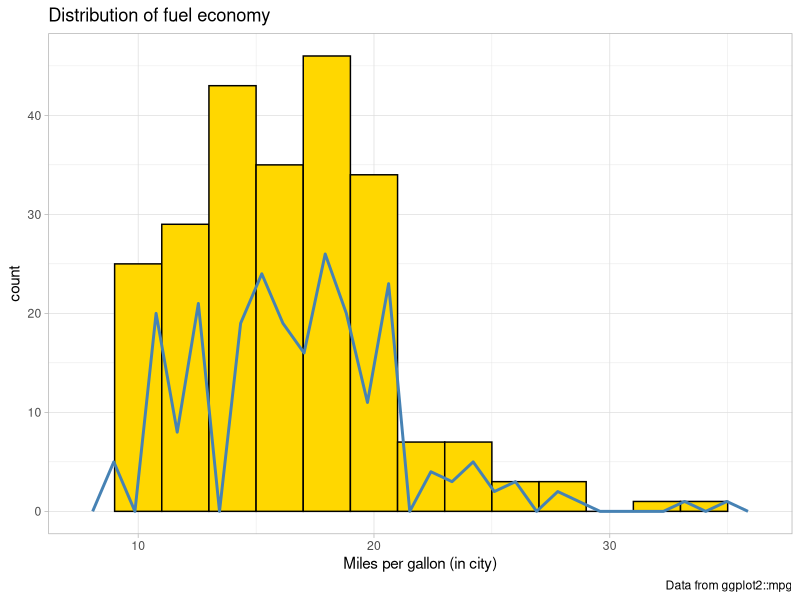
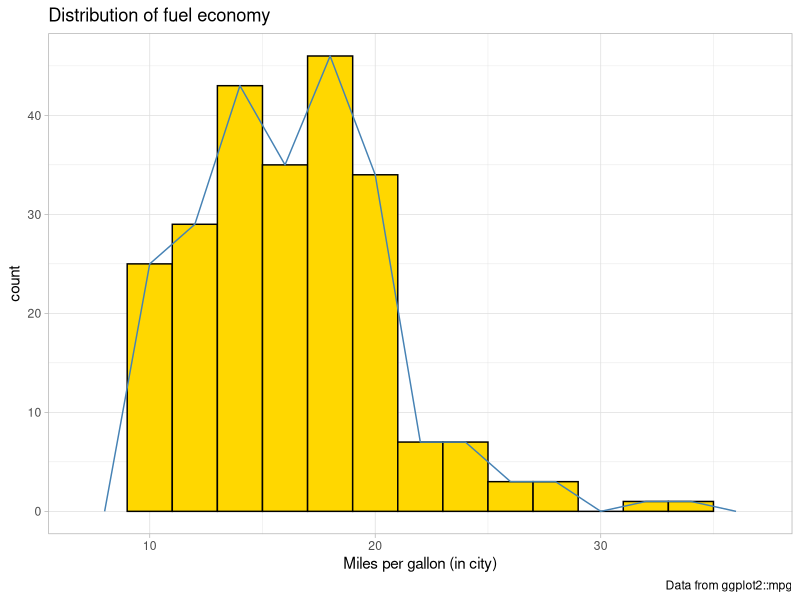
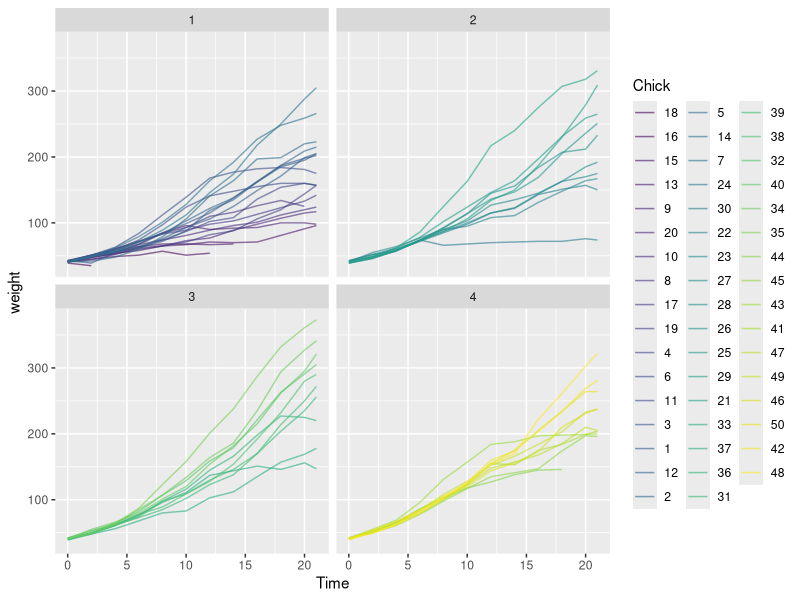
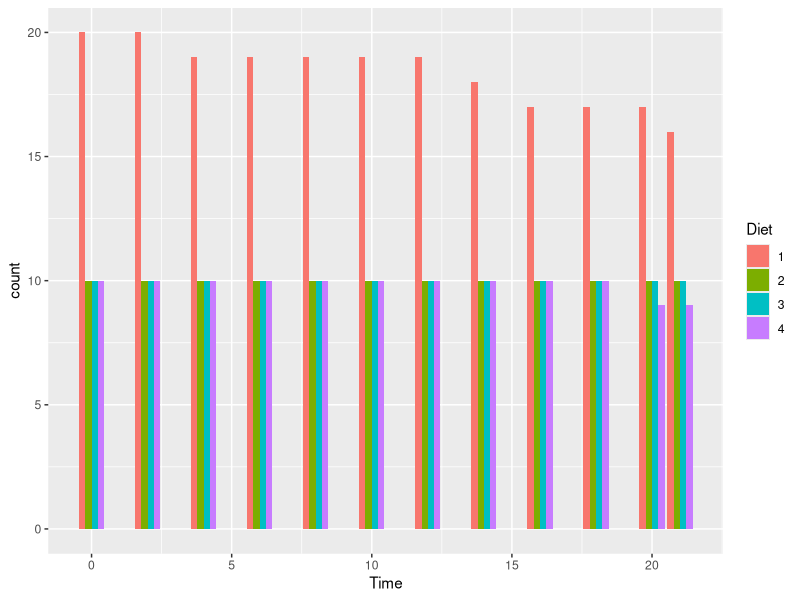

Recreate these plots in R, in order.
## ---- chunk 1
knitr::opts_chunk$set(echo = TRUE)
## ---- chunk 2
library(tidyverse)
## ---- chunk 3
minors <- sample(1:17, size = 20, replace = TRUE)
adults <- sample(18:64, size = 50, replace = TRUE)
seniors <- sample(65:99, size = 30, replace = TRUE)
age_vector <- c(minors, adults, seniors)
## ---- chunk 4
age_df <- tibble(age = age_vector)
age_vector_summary <- age_df %>%
  summarise(av_mean=mean(age), av_min=min(age), av_max=max(age))
## ---- chunk 5
number_under25s <- age_df %>%
  filter(age < 25) %>% 
  nrow()
## ---- chunk 6
mean_over50s <- age_df %>%
  filter(age > 50) %>% 
  summarise(over50mean = mean(age))
## ---- chunk 7
number_round_ages <- age_df %>%
  filter(age %% 10 == 0) %>%
  summarise(n = n(), mean = mean(age))
## ---- chunk 8
data(mpg)

ggplot(mpg, aes(x = cty)) +
  geom_histogram(aes(x = cty), binwidth = 2, fill = "gold", color = "black") +
  geom_freqpoly(color = "steelblue", size = 1) +
  labs(title = "Distribution of fuel economy", 
       x = "Miles per gallon (in city)",
       caption = "Data from ggplot2::mpg") +
  theme_light()
## ---- chunk 9
data(mpg)

ggplot(mpg, aes(x = cty)) +
  geom_histogram(aes(x = cty), binwidth = 2, fill = "gold", color = "black") +
  geom_freqpoly(color = "steelblue", binwidth = 2) +
  labs(title = "Distribution of fuel economy", 
       x = "Miles per gallon (in city)",
       caption = "Data from ggplot2::mpg") +
  theme_light()
## ---- chunk 10
data("ChickWeight")
chick_weight <- tibble(ChickWeight)
str(chick_weight)
## ---- chunk 11
chick_weight %>% 
  ggplot(aes(x = Time, y = weight, colour =  Chick)) +
  geom_line(alpha = .6) +
  facet_wrap(~ Diet) 
## ---- chunk 12
number_chicks_per_diet <- chick_weight %>%
  group_by(Diet, Time)

number_chicks_per_diet %>%
  ggplot(aes(x=Time, fill=Diet)) +
  geom_bar(position="dodge")
